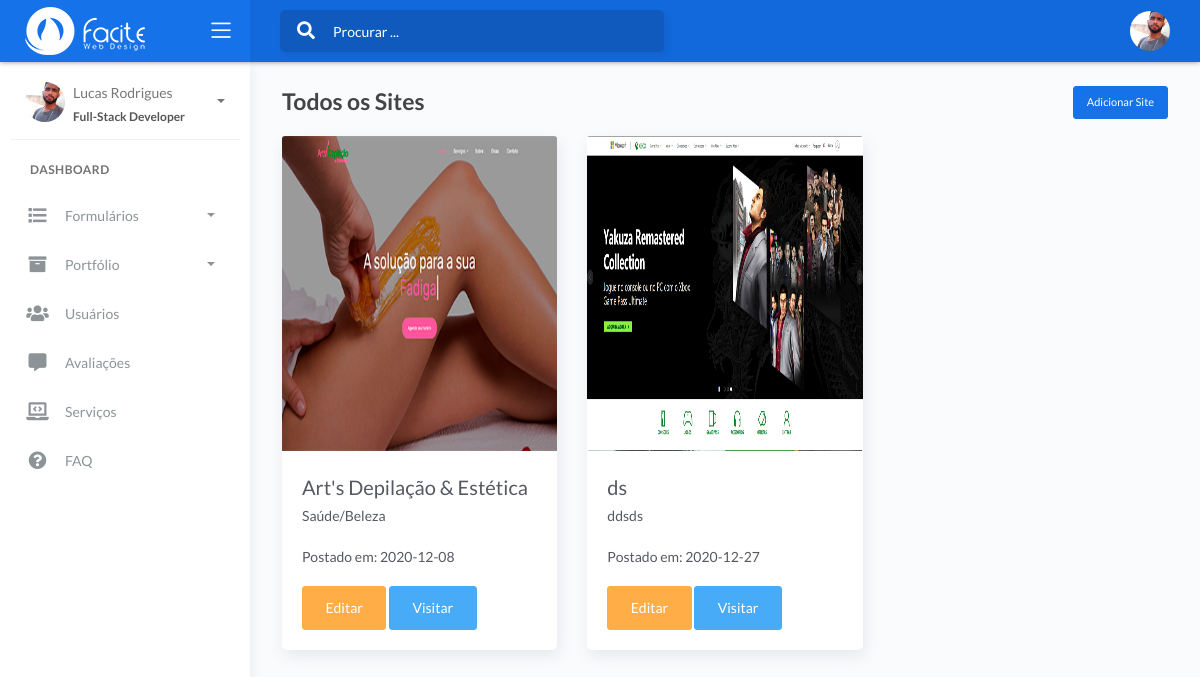
The page /facite42-pa/front/sites.php (signed in) on the database its author committed.
### tables this page shows
CREATE TABLE `usuario` (
  `id` int NOT NULL,
  `nome` varchar(50) NOT NULL,
  `email` varchar(50) NOT NULL,
  `genero` int NOT NULL,
  `usuario` varchar(50) NOT NULL,
  `cargo` varchar(50) NOT NULL,
  `telefone` varchar(20) DEFAULT NULL,
  `nascimento` date DEFAULT NULL,
  `senha` varchar(250) NOT NULL,
  `imagem` varchar(100) NOT NULL
);

CREATE TABLE `sites` (
  `id` int NOT NULL,
  `nomeSite` varchar(50) NOT NULL,
  `lancamento` date DEFAULT NULL,
  `link` varchar(100) NOT NULL,
  `imagem` varchar(100) NOT NULL,
  `categoria` varchar(50) NOT NULL
);

### facite42-pa/front/includes/funcoes.php (called while the page is built)
<?php
require_once "classes/Conexao.php";
require_once "classes/Usuario.php";
$conexao = new Conexao();
$usuario = new Usuario();
require_once "classes/UsuarioModel.php";
if (isset($_SESSION['id'])) {
    $id = $_SESSION['id'];
    $usuarioModel = new UsuarioModel($conexao, $usuario);
    $usuarioSessao = $usuarioModel->recuperaSessao($id);
}

### facite42-pa/front/classes/Conexao.php (called while the page is built, shortened)
<?php
class Conexao
{
	private $host;
	private $user;
	private $password;
	public function __construct() {
        $this->host = 'mysql:host=127.0.0.1;dbname=facitewebdesign';
		$this->user = 'facite42_root';
        $this->password = 'L1n@d141P4uceK';
	}
    public function conectar() {
    	try {
			$conexao = new PDO(
							$this->host,
							$this->user,
							$this->password,
							array(
								PDO::ATTR_ERRMODE => PDO::ERRMODE_EXCEPTION,
								PDO::MYSQL_ATTR_INIT_COMMAND => "SET NAMES utf8"
							)
						);
			return $conexao;
		} catch (PDOException $e) {
			echo 'Erro na conexao. Erro reportado: ' . $e->getMessage();
			exit;
		}
    }
}

### facite42-pa/front/classes/UsuarioModel.php (called while the page is built, shortened)
<?php
class UsuarioModel
{
    private $conexao;
    public function __construct(Conexao $conexao, Usuario $usuario)
    {
        $this->conexao = $conexao->conectar();
    }
    public function recuperaSessao($id)
    {
        $sql = "SELECT * FROM usuario WHERE id = {$id}";
        $stmt = $this->conexao->prepare($sql);
        $stmt->execute();
        return $stmt->fetch(PDO::FETCH_OBJ);
    }
}

### facite42-pa/front/classes/SiteModel.php (called while the page is built, shortened)
<?php
class SiteModel
{
    private $conexao;
    public function __construct(Conexao $conexao, Site $site)
    {
        $this->conexao = $conexao->conectar();
    }
    public function recuperarSite()
    {
        $sql = 'SELECT * FROM sites';
        $stmt = $this->conexao->prepare($sql);
        $stmt->execute();
        return $stmt->fetchAll(PDO::FETCH_OBJ);
    }
}

### facite42-pa/front/sites.php (the view, shortened to what this page needs)
<?php
include_once 'layouts/header.php';
include_once 'layouts/menu.php';
include_once 'classes/Conexao.php';
$site = new Site();
$conexao = new Conexao();
include_once 'classes/SiteModel.php';
$siteModel = new SiteModel($conexao, $site);
$sites = $siteModel->recuperarSite();
?>
<div class="content">
    <div class="page-inner">
        <a class="btn btn-primary btn-sm" href="form_site" style="float: right;">Adicionar Site</a>
        <div class="page-header">
            <h4 class="page-title">Todos os Sites</h4>
        </div>
        <div class="row">
            <?php foreach ($sites as $pagina) { ?>
                <div class="col-md-4">
                    <div class="card">
                        <img class="card-img-top" src="assets/image/portfolio/site/<?= $pagina->imagem ?>" alt="Imagem de capa do card" style="height: 315px;">
                        <div class="card-body">
                            <h5 class="card-title"><?= $pagina->nomeSite ?></h5>
                            <p class="card-text"><?= $pagina->categoria ?></p>
                            <p>Postado em: <?= $pagina->lancamento ?></p>
                            <a href="form_site?acao=editar&id=<?= $pagina->id ?>" class="btn btn-warning">Editar</a>
                            <a href="<?= $pagina->link ?>" target="__blank" class="btn btn-info">Visitar</a>
                        </div>
                    </div>
                </div>
            <?php } ?>
        </div>
    </div>
</div>
<?php
include_once 'layouts/footer.php';
?>

### facite42-pa/front/layouts/menu.php (shortened to what this page needs)
<body>
    <div class="wrapper">
        <div class="main-header">
            <div class="logo-header" data-background-color="blue">
                <a href="inicio" class="logo">
                    <img src="assets/img/logo.png" alt="navbar brand" class="navbar-brand">
                </a>
                <div class="nav-toggle">
                    <button class="btn btn-toggle toggle-sidebar">
                        <i class="icon-menu"></i>
                    </button>
                </div>
            </div>
            <nav class="navbar navbar-header navbar-expand-lg" data-background-color="blue2">
                <div class="container-fluid">
                    <div class="collapse" id="search-nav">
                        <form class="navbar-left navbar-form nav-search mr-md-3">
                            <div class="input-group">
                                <div class="input-group-prepend">
                                    <button type="submit" class="btn btn-search pr-1">
                                        <i class="fa fa-search search-icon"></i>
                                    </button>
                                </div>
                                <input type="text" placeholder="Procurar ..." class="form-control">
                            </div>
                        </form>
                    </div>
                    <ul class="navbar-nav topbar-nav ml-md-auto align-items-center">
                        <li class="nav-item dropdown hidden-caret">
                            <a class="dropdown-toggle profile-pic" data-toggle="dropdown" href="#" aria-expanded="false">
                                <div class="avatar-sm">
                                    <img src="assets/image/usuario/<?= ($usuarioSessao->imagem != '' && file_exists('assets/image/usuario/' . $usuarioSessao->imagem) ? $usuarioSessao->imagem : 'user.jpg') ?>" alt="..." class="avatar-img rounded-circle">
                                </div>
                            </a>
                        </li>
                    </ul>
                </div>
            </nav>
        </div>
        <div class="sidebar sidebar-style-2">
            <div class="sidebar-wrapper scrollbar scrollbar-inner">
                <div class="sidebar-content">
                    <div class="user">
                        <div class="avatar-sm float-left mr-2">
                            <img src="assets/image/usuario/<?= ($usuarioSessao->imagem != '' && file_exists('assets/image/usuario/' . $usuarioSessao->imagem) ? $usuarioSessao->imagem : 'user.jpg') ?>" alt="..." class="avatar-img rounded-circle">
                        </div>
                        <div class="info">
                            <a data-toggle="collapse" href="#collapseExample" aria-expanded="true">
                                <span>
                                    <?= $usuarioSessao->nome ?>
                                    <span class="user-level"><?= $usuarioSessao->cargo ?></span>
                                    <span class="caret"></span>
                                </span>
                            </a>
                        </div>
                    </div>
                    <ul class="nav nav-primary">
                        <li class="nav-section">
                            <h4 class="text-section">Dashboard</h4>
                        </li>
                        <li class="nav-item">
                            <a data-toggle="collapse" href="#forms">
                                <i class="fas fa-list"></i>
                                <p>Formulários</p>
                                <span class="caret"></span>
                            </a>
                        </li>
                        <li class="nav-item">
                            <a data-toggle="collapse" href="#portfolio">
                                <i class="fas fa-archive"></i>
                                <p>Portfólio</p>
                                <span class="caret"></span>
                            </a>
                        </li>
                        <li class="nav-item">
                            <a data-target="collapse" href="usuario">
                                <i class="fas fa-users"></i>
                                <p>Usuários</p>
                            </a>
                        </li>
                        <li class="nav-item">
                            <a data-target="collapse" href="avaliacao">
                                <i class="fas fa-comment-alt"></i>
                                <p>Avaliações</p>
                            </a>
                        </li>
                        <li class="nav-item">
                            <a data-target="collapse" href="servico">
                                <i class="fas fa-laptop-code"></i>
                                <p>Serviços</p>
                            </a>
                        </li>
                        <li class="nav-item">
                            <a data-target="collapse" href="faq">
                                <i class="fas fa-question-circle"></i>
                                <p>FAQ</p>
                            </a>
                        </li>
                    </ul>
                </div>
            </div>
        </div>
        <div class="main-panel">

### rows shown on the page
usuario: imagem (picture), nome "Lucas Rodrigues", cargo "Full-Stack Developer"
sites: imagem (picture), nomeSite "Art's Depilação & Estética", categoria "Saúde/Beleza", lancamento "2020-12-08"
sites: imagem (picture), nomeSite "ds", categoria "ddsds", lancamento "2020-12-27"
